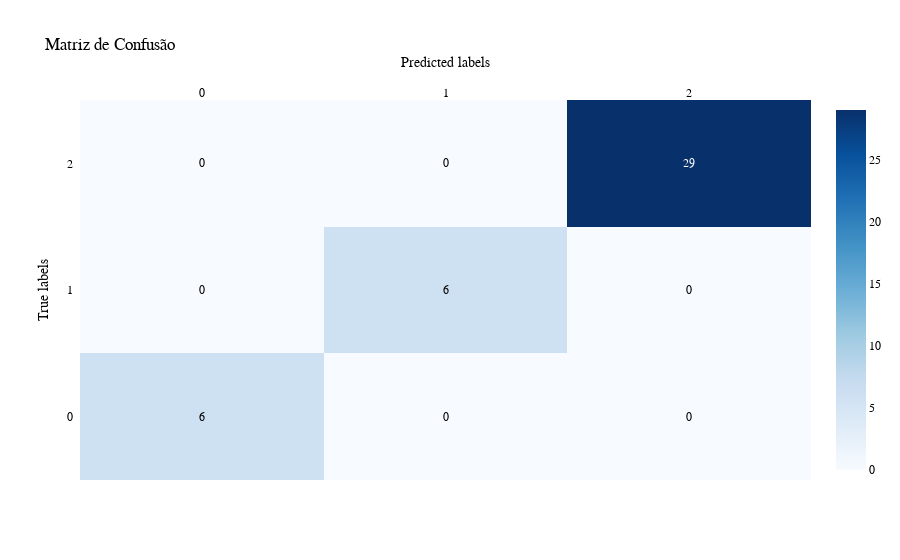

The code cell stored with this chart in its notebook:
### Code cell
conf_matrix = confusion_matrix(y_test, y_pred_test)

# Definindo  nomes de classes
class_names = ['0', '1', '2']

# Plotando a matriz de confusão com Plotly
fig = ff.create_annotated_heatmap(
    z=conf_matrix,
    x=class_names,
    y=class_names,
    colorscale='Blues',
    showscale=True
)
fig.update_layout(
    title='Matriz de Confusão',
    xaxis_title='Predicted labels',
    yaxis_title='True labels',
    font=dict(
        family='Arial',
        size=12,
        color='black'
    )
)

### Figure 1 — Plotly figure (JSON) as saved in the notebook; plotly's stock layout.template omitted (floating-point values rounded to 4 significant figures)
{"data": [{"colorscale": [[0, "rgb(247,251,255)"], [0.125, "rgb(222,235,247)"], [0.25, "rgb(198,219,239)"], [0.375, "rgb(158,202,225)"], [0.5, "rgb(107,174,214)"], [0.625, "rgb(66,146,198)"], [0.75, "rgb(33,113,181)"], [0.875, "rgb(8,81,156)"], [1, "rgb(8,48,107)"]], "reversescale": false, "showscale": true, "type": "heatmap", "x": ["0", "1", "2"], "y": ["0", "1", "2"], "z": [[6, 0, 0], [0, 6, 0], [0, 0, 29]]}], "layout": {"annotations": [{"font": {"color": "#000000"}, "showarrow": false, "text": "6", "x": "0", "xref": "x", "y": "0", "yref": "y"}, {"font": {"color": "#000000"}, "showarrow": false, "text": "0", "x": "1", "xref": "x", "y": "0", "yref": "y"}, {"font": {"color": "#000000"}, "showarrow": false, "text": "0", "x": "2", "xref": "x", "y": "0", "yref": "y"}, {"font": {"color": "#000000"}, "showarrow": false, "text": "0", "x": "0", "xref": "x", "y": "1", "yref": "y"}, {"font": {"color": "#000000"}, "showarrow": false, "text": "6", "x": "1", "xref": "x", "y": "1", "yref": "y"}, {"font": {"color": "#000000"}, "showarrow": false, "text": "0", "x": "2", "xref": "x", "y": "1", "yref": "y"}, {"font": {"color": "#000000"}, "showarrow": false, "text": "0", "x": "0", "xref": "x", "y": "2", "yref": "y"}, {"font": {"color": "#000000"}, "showarrow": false, "text": "0", "x": "1", "xref": "x", "y": "2", "yref": "y"}, {"font": {"color": "#FFFFFF"}, "showarrow": false, "text": "29", "x": "2", "xref": "x", "y": "2", "yref": "y"}], "font": {"color": "black", "family": "Arial", "size": 12}, "title": {"text": "Matriz de Confusão"}, "xaxis": {"dtick": 1, "gridcolor": "rgb(0, 0, 0)", "side": "top", "ticks": "", "title": {"text": "Predicted labels"}}, "yaxis": {"dtick": 1, "ticks": "", "ticksuffix": "  ", "title": {"text": "True labels"}}}}
